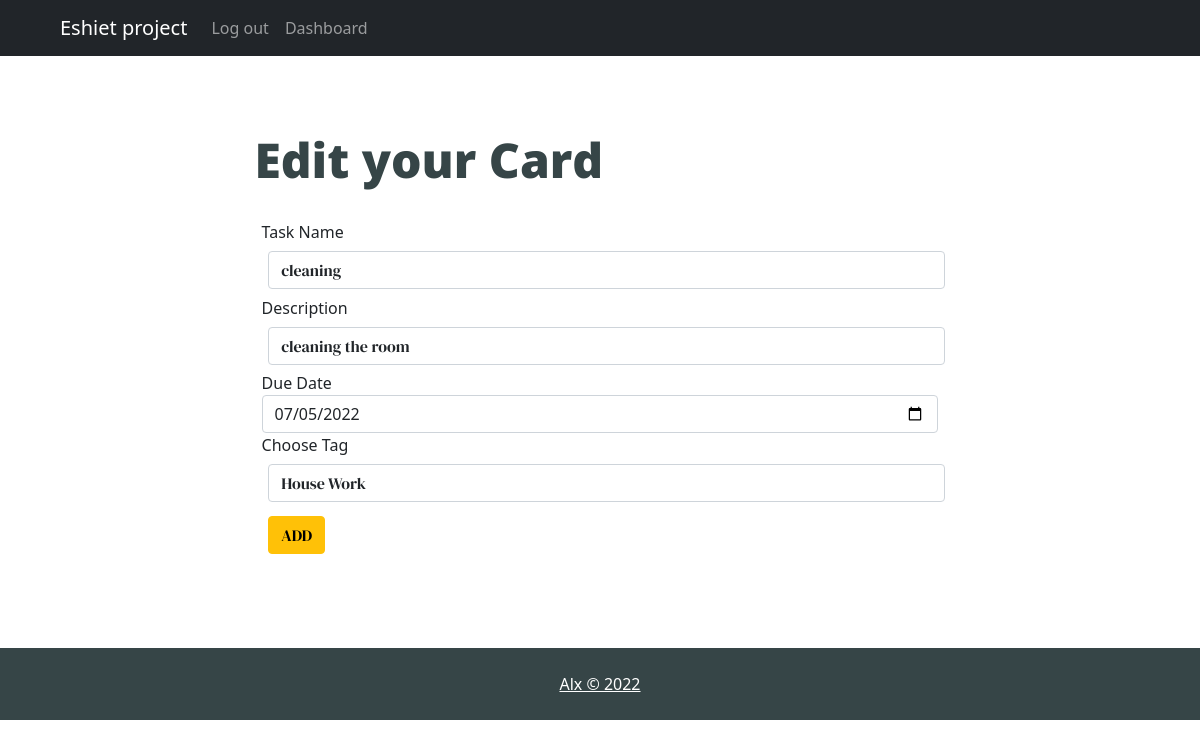
/edit-task/2 (signed in), run on the app's committed database.
### main.py (models this page shows)
class Task(db.Model):
    __tablename__ = "tasks"
    id = db.Column(db.Integer, primary_key=True)
    title = db.Column(db.String, nullable=False)
    description = db.Column(db.String)
    due_date = db.Column(db.Date)
    progress = db.Column(db.Boolean, nullable=False)
    date_created = db.Column(db.Date, nullable=False)
    creator_id = db.Column(db.Integer, db.ForeignKey("users.id"))
    tag_id = db.Column(db.Integer, db.ForeignKey("tags.id"))

### main.py (the view, shortened to what this page needs)
@app.route("/edit-task/<int:task_id>", methods=["POST", "GET"])
@login_required
def edit_task(task_id):
    the_task = Task.query.get(task_id)
    edit_form = NewTaskForm(
        title=the_task.title,
        description=the_task.description,
        due_date=the_task.due_date,
        tag=Tag.query.filter_by(id=the_task.tag_id).first()
    )
    edit_form.tag.choices = [x for x in current_user.subscriptions]
    return render_template("add_task.html", form=edit_form, current_user=current_user, is_edit=True)

### main.py
class NewTaskForm(FlaskForm):
    style = {'class': 'ourClasses', 'style': 'margin: 1%; font-family: "DM Serif Display", serif; font-weight: 400;'}
    title = StringField("Task Name", validators=[DataRequired()], render_kw=style)
    description = StringField("Description", render_kw=style)
    due_date = DateField("Due Date", format='%Y-%m-%d', render_kw={'placeholder': '2021/04/18 for April 18, 2021'})
    tag = SelectField("Choose Tag", validators=[DataRequired()], render_kw=style)
    submit = SubmitField("ADD", render_kw=style)

### main.py (called while the page is built)
@login_manager.user_loader
def load_user(user_id):
    return User.query.get(user_id)

    def __repr__(self):
        return f'{self.tag_name}'

### templates/add_task.html (shortened to what this page needs)
{% include 'header.html' %}
{% import "bootstrap/wtf.html" as wtf %}
<div class="form-container">
    {% if not is_edit: %}
    <h1 class="big-header">Add New Card</h1>
    {% else %}
    <h1 class="big-header">Edit your Card</h1>
    {% endif %}
    <div class="wtform-div">
        {{ wtf.quick_form(form, novalidate=True, button_map={'submit': 'warning'}) }}
    </div>
</div>
</section>
{% include 'footer.html' %}

### static/styles.css (style rules this page uses)
.big-header { font-size: 3rem; color: #364547; font-family: 'Open Sans', sans-serif; font-weight: 800; margin: 2%; line-height: 1; }
.form-container { padding: 5.5% 20%; min-height: 465px; }
.wtform-div { padding: 3%; }

### data on the page
Task: title "cleaning", description "cleaning the room", due_date "07/05/2022", tag "House Work"
